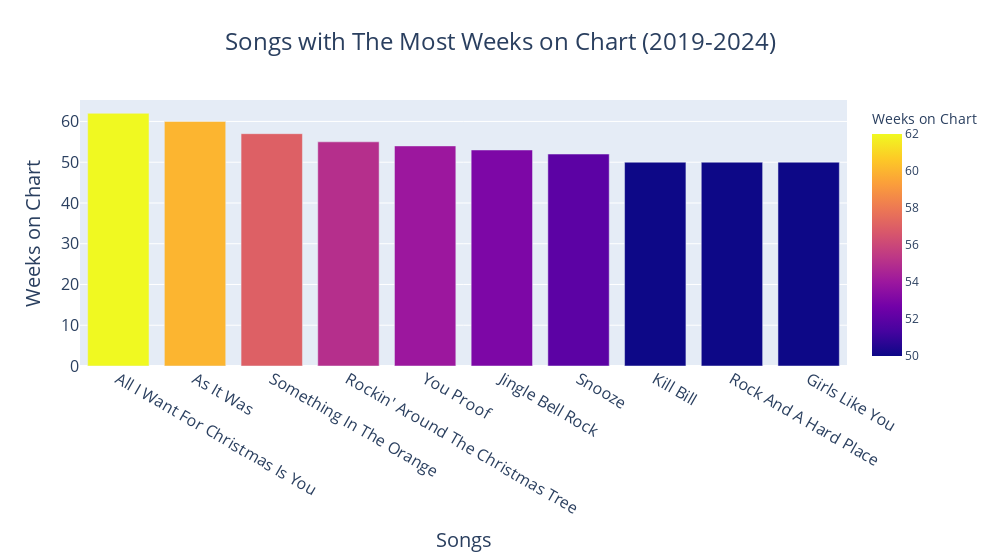

The cell this chart's notebook holds for it:
### Code cell
# Songs with the most weeks on chart (2019-2024)
# Create a bar chart
fig = px.bar(
    top10_weeks_on_chart_sorted,
    x='Title',
    y='Weeks on Chart',
    color='Weeks on Chart',
    hover_data=['Singer(s)'],
    title='Songs with The Most Weeks on Chart (2019-2024)',
    width=1000
)

# Customize the chart
fig.update_layout(
    title_font=dict(size=24),
    title_x=0.5,
    xaxis_title='Songs',
    yaxis_title='Weeks on Chart',
    xaxis_title_font=dict(size=20),
    yaxis_title_font=dict(size=20),
    xaxis=dict(
        tickfont=dict(size=16),
    ),
    yaxis=dict(
        tickfont=dict(size=16)
    ),
    hoverlabel=dict(
        font=dict(
            family="Arial",
            size=14
        )
    ),
    bargap=0.2
)

# Show the chart
fig.show()

### Figure 1 — Plotly figure (JSON) as saved in the notebook; plotly's stock layout.template omitted (floating-point values rounded to 4 significant figures)
{"data": [{"alignmentgroup": "True", "customdata": [["Mariah Carey"], ["Harry Styles"], ["Zach Bryan"], ["Brenda Lee"], ["Morgan Wallen"], ["Bobby Helms"], ["SZA"], ["SZA"], ["Bailey Zimmerman"], ["Maroon 5 Featuring Cardi B"]], "hovertemplate": "Title=%{x}<br>Weeks on Chart=%{marker.color}<br>Singer(s)=%{customdata[0]}<extra></extra>", "legendgroup": "", "marker": {"color": [62, 60, 57, 55, 54, 53, 52, 50, 50, 50], "coloraxis": "coloraxis", "pattern": {"shape": ""}}, "name": "", "offsetgroup": "", "orientation": "v", "showlegend": false, "textposition": "auto", "type": "bar", "x": ["All I Want For Christmas Is You", "As It Was", "Something In The Orange", "Rockin' Around The Christmas Tree", "You Proof", "Jingle Bell Rock", "Snooze", "Kill Bill", "Rock And A Hard Place", "Girls Like You"], "xaxis": "x", "y": [62, 60, 57, 55, 54, 53, 52, 50, 50, 50], "yaxis": "y"}], "layout": {"bargap": 0.2, "barmode": "relative", "coloraxis": {"colorbar": {"title": {"text": "Weeks on Chart"}}, "colorscale": [[0, "#0d0887"], [0.1111, "#46039f"], [0.2222, "#7201a8"], [0.3333, "#9c179e"], [0.4444, "#bd3786"], [0.5556, "#d8576b"], [0.6667, "#ed7953"], [0.7778, "#fb9f3a"], [0.8889, "#fdca26"], [1, "#f0f921"]]}, "hoverlabel": {"font": {"family": "Arial", "size": 14}}, "legend": {"tracegroupgap": 0}, "title": {"font": {"size": 24}, "text": "Songs with The Most Weeks on Chart (2019-2024)", "x": 0.5}, "width": 1000, "xaxis": {"anchor": "y", "domain": [0, 1], "tickfont": {"size": 16}, "title": {"font": {"size": 20}, "text": "Songs"}}, "yaxis": {"anchor": "x", "domain": [0, 1], "tickfont": {"size": 16}, "title": {"font": {"size": 20}, "text": "Weeks on Chart"}}}}
